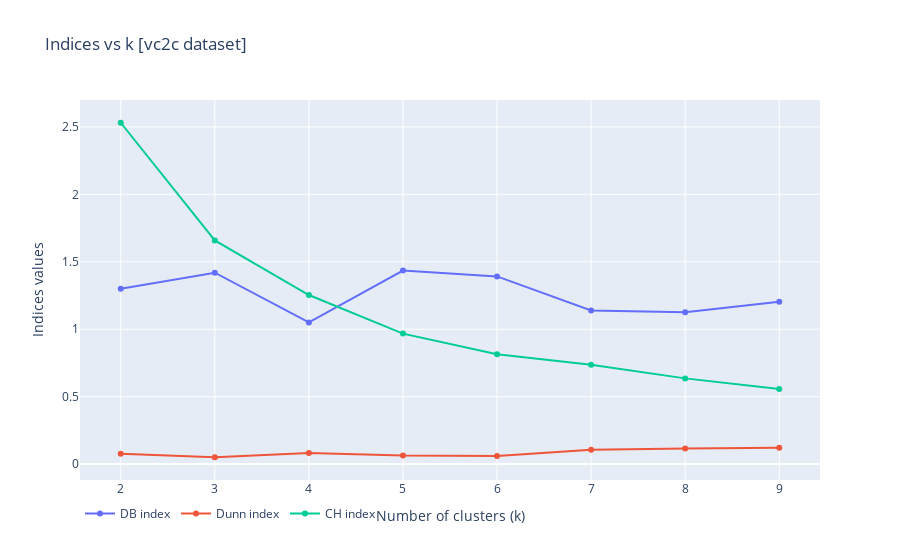
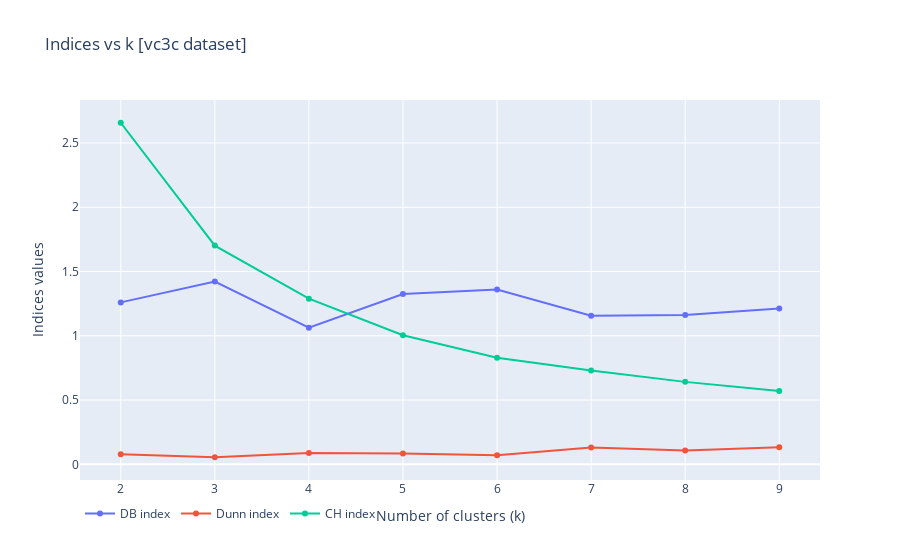

Source (notebook cell) for these figures, in order:
### Code cell
def plot_validation_indices(dataset_name, validation_indices):
    data = []
    for index_name, results_vec in validation_indices.items():
    #for validation_index in validation_indices:
        #print(index_name)
        #print(results_vec[dataset_name])
        data.append(go.Scatter(
            x=[i for i in range(2, len(results_vec[dataset_name])+2)],
            y=results_vec[dataset_name], 
            mode='lines+markers', 
            name="{} index".format(index_name)))

    
    layout = go.Layout(
        title = "Indices vs k [{} dataset]".format(dataset_name),
        legend=dict(orientation="h", y=-.05),
        xaxis=dict(title="Number of clusters (k)"),
        yaxis=dict(title="Indices values")
    )

    fig = go.Figure(data=data, layout=layout)
    plt.iplot(fig)


for dataset_name in datasets:
    plot_validation_indices(dataset_name, validation_indices)
    #plot_db(db[dataset_name], dataset_name)
    for index_name, results_vec in validation_indices.items():
        results = results_vec[dataset_name]
        k_opt = np.argmin(results) if index_name=='DB' else np.argmax(results)
        k_opt += 2
        print("K_opt for {} dataset using {} index: {}".format(
              dataset_name, index_name, k_opt))
        
    #print("K_opt for {} dataset is: {}".format(dataset_name, np.argmin(db[dataset_name])+2))

### Figure 1 — Plotly figure (JSON) as saved in the notebook; plotly's stock layout.template omitted (floating-point values rounded to 4 significant figures)
{"data": [{"mode": "lines+markers", "name": "DB index", "type": "scatter", "x": [2, 3, 4, 5, 6, 7, 8, 9], "y": [1.3, 1.419, 1.05, 1.435, 1.392, 1.139, 1.125, 1.204]}, {"mode": "lines+markers", "name": "Dunn index", "type": "scatter", "x": [2, 3, 4, 5, 6, 7, 8, 9], "y": [0.07602, 0.05068, 0.08228, 0.06297, 0.05991, 0.1067, 0.1149, 0.122]}, {"mode": "lines+markers", "name": "CH index", "type": "scatter", "x": [2, 3, 4, 5, 6, 7, 8, 9], "y": [2.531, 1.658, 1.253, 0.9673, 0.8142, 0.7364, 0.6354, 0.557]}], "layout": {"legend": {"orientation": "h", "y": -0.05}, "title": {"text": "Indices vs k [vc2c dataset]"}, "xaxis": {"title": {"text": "Number of clusters (k)"}}, "yaxis": {"title": {"text": "Indices values"}}}}

### Figure 2 — Plotly figure (JSON) as saved in the notebook; plotly's stock layout.template omitted (floating-point values rounded to 4 significant figures)
{"data": [{"mode": "lines+markers", "name": "DB index", "type": "scatter", "x": [2, 3, 4, 5, 6, 7, 8, 9], "y": [1.26, 1.422, 1.063, 1.325, 1.361, 1.156, 1.161, 1.213]}, {"mode": "lines+markers", "name": "Dunn index", "type": "scatter", "x": [2, 3, 4, 5, 6, 7, 8, 9], "y": [0.07936, 0.05519, 0.0888, 0.08387, 0.07015, 0.1309, 0.1078, 0.1327]}, {"mode": "lines+markers", "name": "CH index", "type": "scatter", "x": [2, 3, 4, 5, 6, 7, 8, 9], "y": [2.657, 1.702, 1.289, 1.005, 0.8292, 0.7292, 0.6416, 0.5697]}], "layout": {"legend": {"orientation": "h", "y": -0.05}, "title": {"text": "Indices vs k [vc3c dataset]"}, "xaxis": {"title": {"text": "Number of clusters (k)"}}, "yaxis": {"title": {"text": "Indices values"}}}}
